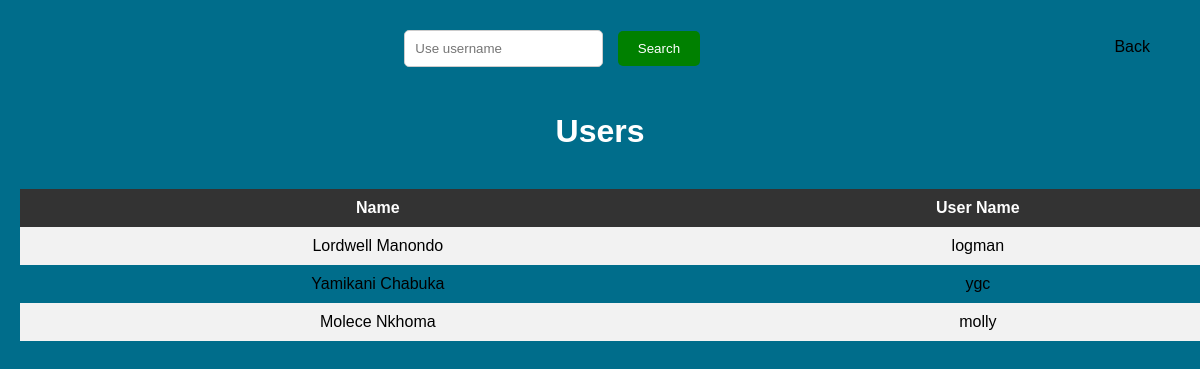
Page /view-users.php on the earlier database version.
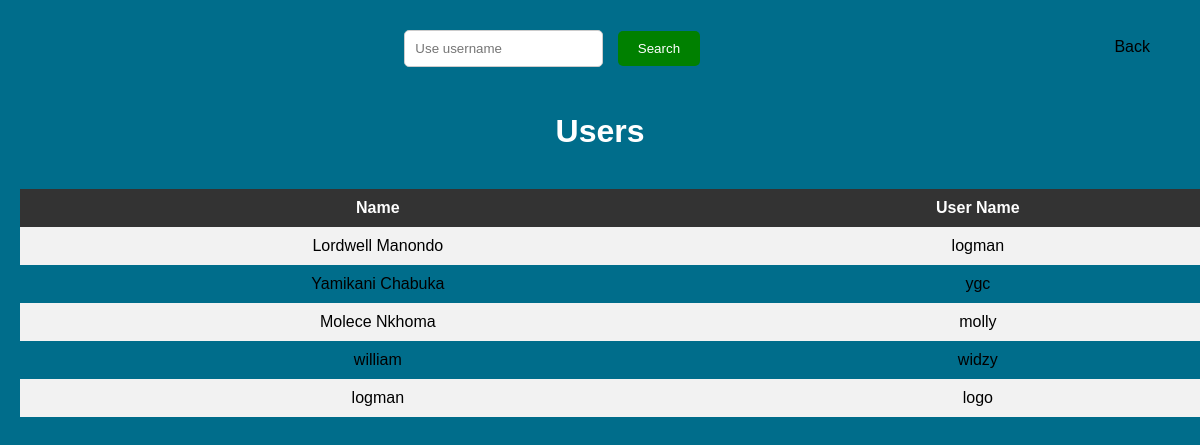
Same page on the later database version.
### tables this page shows
CREATE TABLE `users` (
  `id` int(11) NOT NULL,
  `user_name` varchar(255) NOT NULL,
  `password` varchar(255) NOT NULL,
  `name` varchar(255) NOT NULL
);

### view-users.php (the view, shortened to what this page needs)
<html>
<head>
</head>
<body>
    <header>
    <form method="post" action="" style="margin-left: 0;">
      <input type="text" name="user_name" placeholder="Use username">
        <input type="submit" name="search" value="Search">
      </form>
      <a href="Admin_landing_page.html" class="logout-link">Back</a>
    </header>
  <h1>Users</h1>
	<br>
	<table>
		<tr>
			<th>Name</th>
			<th>User Name</th>
		</tr>
		<?php
		include('Connections.php');
		if(isset($_POST['search'])) {
			$user_name = $_POST['user_name'];
			$sql = "SELECT * FROM users WHERE user_name='$user_name'";
		} else {
			$sql = "SELECT * FROM users";
		}
		$result = mysqli_query($conn, $sql);
		if(mysqli_num_rows($result) > 0){
			while ($row = mysqli_fetch_assoc($result)) {
				echo "<tr>";
				echo "<td>" . $row["name"] . "</td>";
				echo "<td>" . $row["user_name"] . "</td>";
			}
		}
        else
        {
			echo "<span style='color: khaki;'>No matches with any User!</span>";
          $refreshTime = 5;
          $metaTag = "<meta http-equiv='refresh' content='$refreshTime'>";
          echo $metaTag;
		}
?>
	</table>
	<br>
</body>
</html>

Differences in the rows shown:
added users: name "william", user_name "widzy"
added users: name "logman", user_name "logo"
